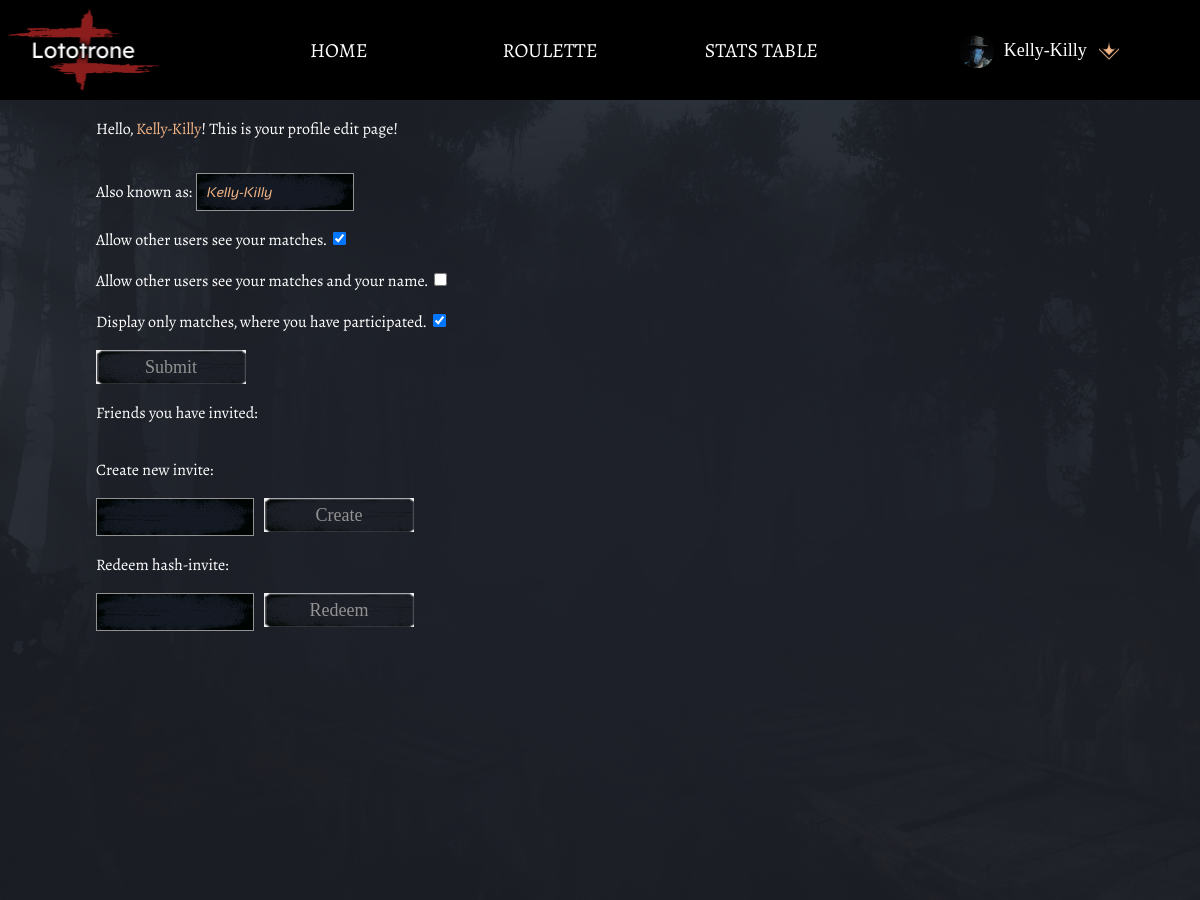
Before: /accounts/profile/edit (signed in) with the older database file.
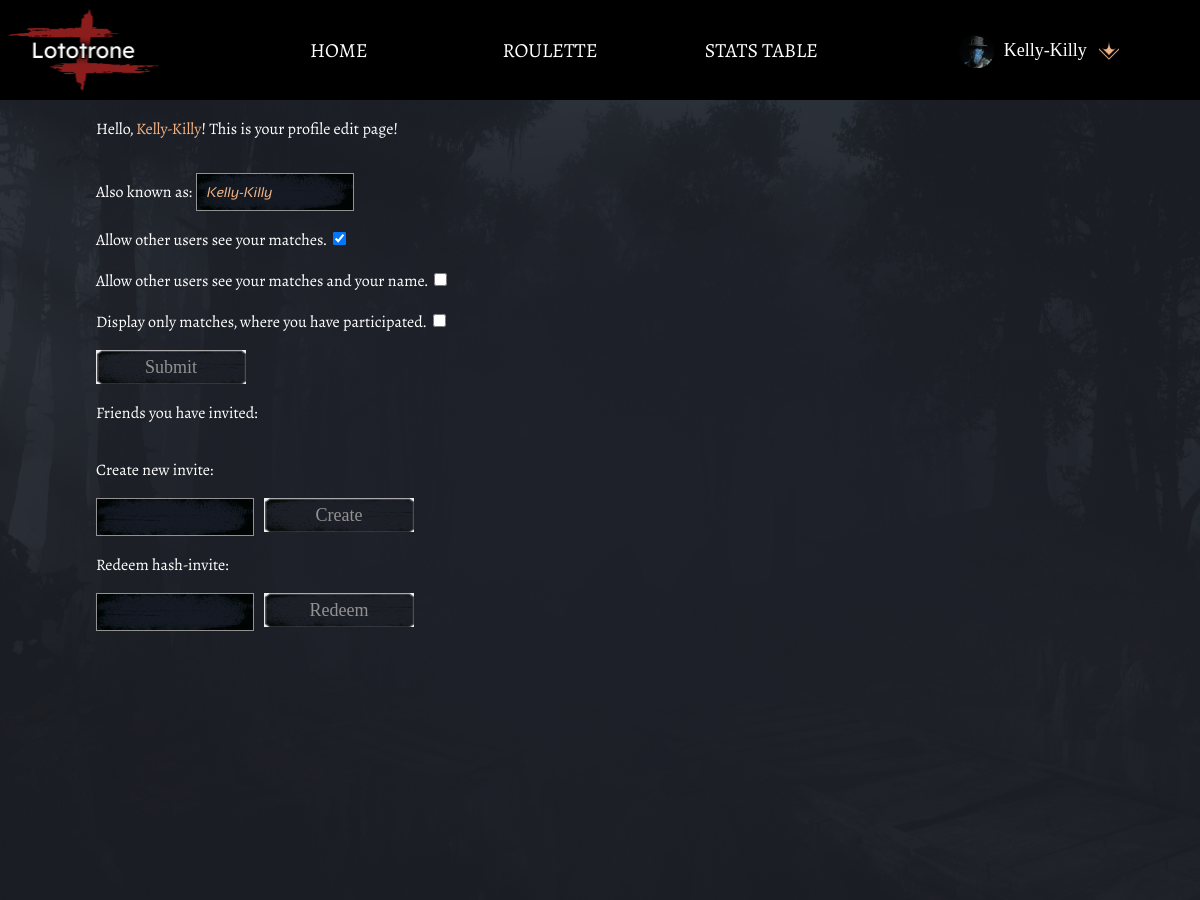
After: the same page with the newer database file.
### stats/models.py (models this page shows, shortened)
class Player(models.Model):
    username_validator = UnicodeUsernameValidator()
    username = models.OneToOneField(
        User,
        on_delete=models.SET( User.objects.get(username='UnknownHunter').pk),
        validators=[username_validator],
        related_name="username_of_player",
        null=True,
        blank=True,
        unique=False,
        )
    use_alternative_name = models.BooleanField(default=False)
    also_known_as = models.CharField(
        max_length=50,
        verbose_name="Also known as",
        blank=True,
        validators = [UnicodeAndSpaceValidator(),],
        )
    allow_see_mathes = models.BooleanField(
        _("Allow other users see your matches."),
        default=False,
        )
    allow_see_name = models.BooleanField(
        _("Allow other users see your matches and your name."),
        default=False,
        )
    show_only_my_matches = models.BooleanField(
        _("Display only matches, where you have participated."),
        default=True,
        )
    verified_user = models.BooleanField(
        _("Allow stats of this player be used in common statistics."),
        default=False,
        )
    hash_key = models.CharField(
        _("Hash key of this user."),
        max_length=32,
        null=True,
        blank=True,
        )
    hash_redeemable = models.BooleanField(
        _("May be redeemed by a user"),
        default=False,
        )
    show_tooltips = models.BooleanField(
        _("States whether tooltips and usage hints are visible."),
        default=True
        )
    created_by = models.ForeignKey(
        User,
        verbose_name=_("Showss who is the creator of this player. It's used only while player is not assigned to a user."),
        on_delete=models.SET( User.objects.get(username='UnknownHunter').pk),
        related_name= 'creator', # do I even need this if 'Player.objects.filter(created_by = active_user)'
        blank = True,
        null = True,
        )
    may_be_duplicate = models.BooleanField(
        _("Allows this player to have duplicate in match. Service field."),
        default = False
        )
    encode = False

### HuntLototron/views.py (the view, shortened to what this page needs)
# urls.py: path('accounts/profile/edit', views.ProfileSettings.as_view(), name='profile_settings'),
class ProfileSettings(View):
    def get(self, request):
        user = AuxClass.credentials_to_dict(request)
        player = User.objects.get(username = user['username']).username_of_player
        active_user = user['user']
        active_user_invited = Player.objects.filter(created_by = active_user)
        form_create_hash = CreateHashInvite()
        form_redeem_invite = RedeemHashInvite()
        form_settings = UserSettingsForm(instance=player)
        context = {
            'user':user,
            'form_settings':form_settings,
            'form_invites':form_create_hash,
            'form_redeem': form_redeem_invite,
            'invites':active_user_invited,
        }
        return render(request, 'registration/profile_settings.html', context)

### HuntLototron/forms.py
class UserSettingsForm(forms.ModelForm):
    class Meta:
        fields = ('also_known_as', 'allow_see_mathes', 'allow_see_name', 'show_only_my_matches')
        model = Player

class CreateHashInvite(forms.Form):
    player_name = forms.CharField(
        max_length=50,
        required=False,
        validators= [UniqueAKAValidator(Player, "Player with this name already exists."),],
        )

### templates/registration/profile_settings.html (shortened to what this page needs)
{% extends 'base.html' %}
{% block content %}
<head>
    <link rel="stylesheet" href="/static/styles/account/account_settings.css?{% now "U" %}">
</head>
<body>
    <main>
        <div id="spaceleft"></div>
        <div id="spaceright"></div>
        <div id="core">
            <p>
                Hello, <a href="{% url 'profile' %}">{{user.name}}</a>! This is your profile edit page!
            </p>
            <div id="settings">
                <form action="" method="post">
                <table>
                    {{ form_settings.as_p }}
                </table>
                <input type="submit" value="Submit" name="settings_update" class="submit-btn">
                </form>
            </div>
            <div id="invites">
                <p>Friends you have invited:</p>
                <form action="" method="post">
                    <p>Create new invite:</p>
                    <div class="controls">
                        {{ form_invites.player_name }}
                        <input type="submit" value="Create" name="hash_create" class="submit-btn">
                    </div>
                </form>
            </div>
            <div id="redeem">
                <div>
                    <p>
                        Redeem hash-invite:
                    </p>
                </div>
                <div class="controls">
                    {{ form_redeem.hash_key }}
                    <input type="submit" value="Redeem" name="hash_redeem" class="submit-btn">
                </div>
            </div>
        </div>
    </main>
</body>
{% endblock %}

### templates/registration/user_area.html (shortened to what this page needs)
<head>
    <link rel="stylesheet" href="/static/styles/service.css?{% now "U" %}">
</head>
{% block content %}
{% if not user.anonymous %}
<div id="user_bar">
    <div class="playername"  onclick="subMenu('settings')">
        <img src="/static/images/hunter.png" alt="" height="35" width="35" style="padding-right: 10px;" onclick="subMenu('settings')">
        {{user.name}}
        <div height="24" width="24" class='dropdown-icon' onclick="subMenu('settings')"></div>
    </div>
</div>
{% endif %}
{% endblock %}

Changed rows visible on the page:
changed Player "Kelly-Killy": show_only_my_matches "☑" → "☐"
